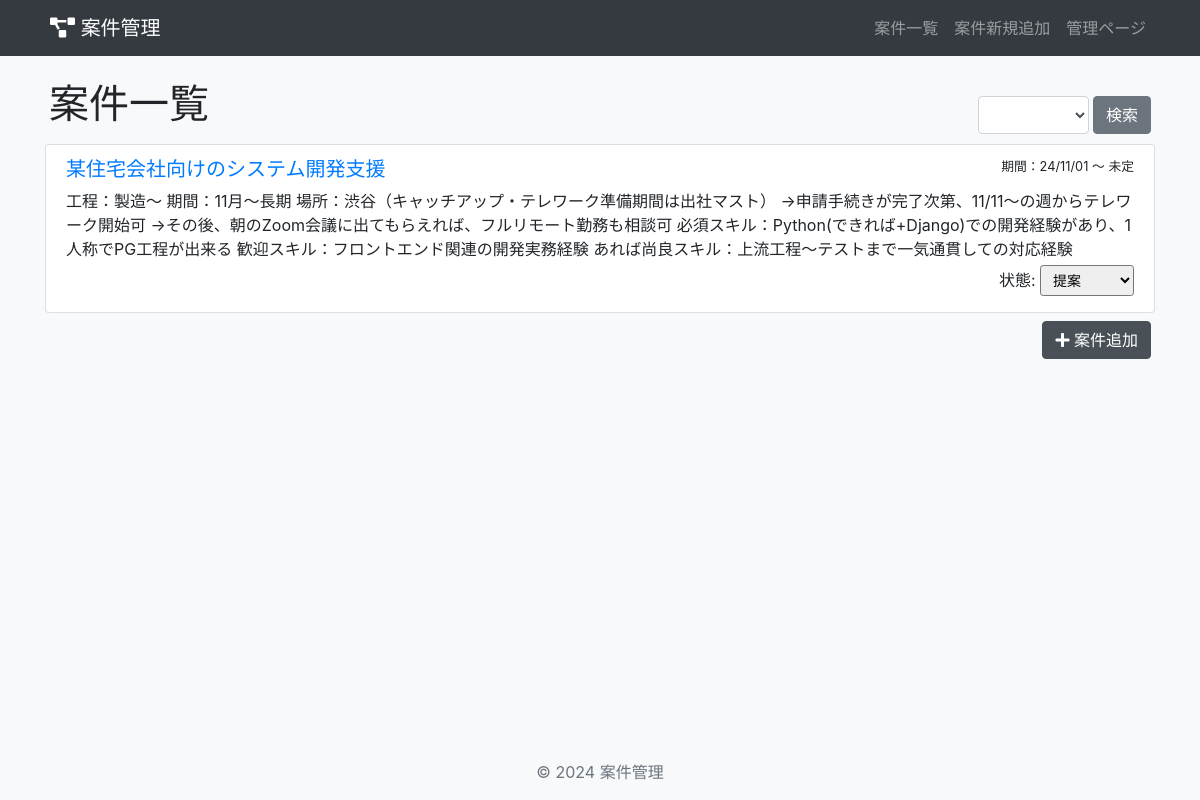
The app's page /project/, older data.
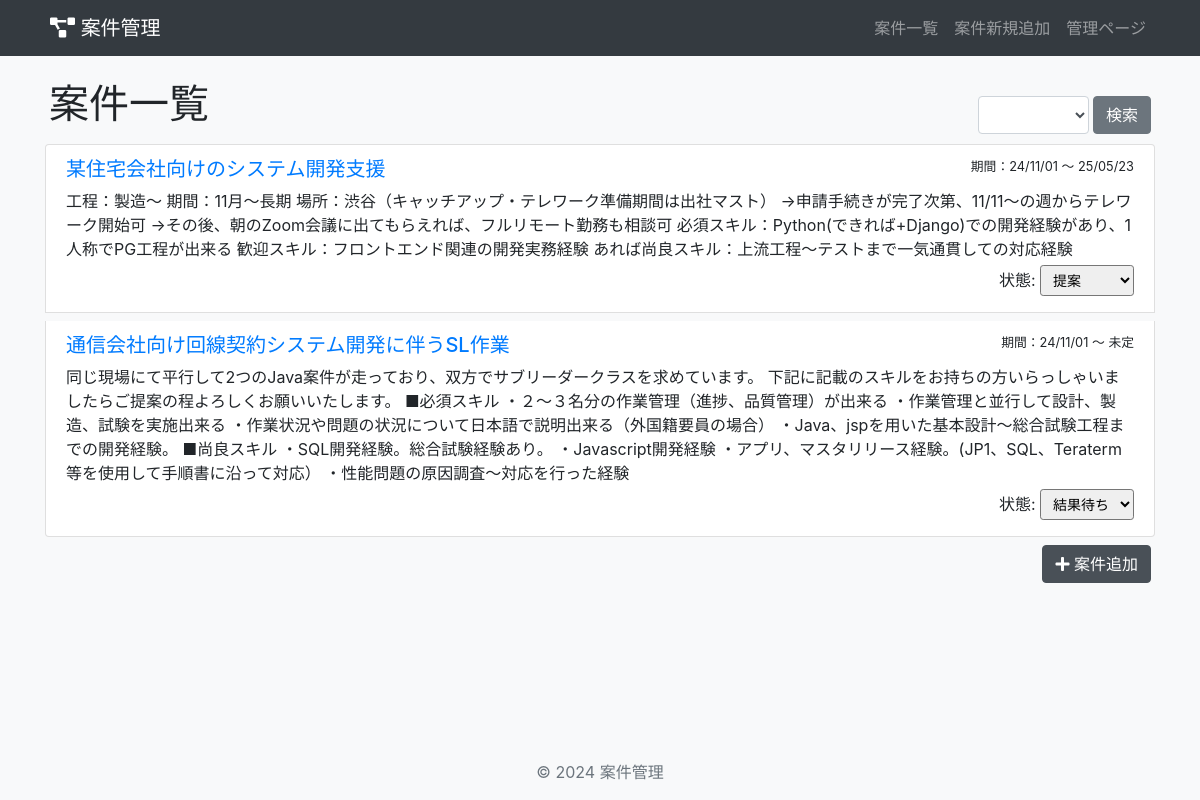
The same page, newer data.
### projects/models.py (models this page shows, shortened)
class Project(models.Model):
    name = models.CharField(max_length=200)  # プロジェクト名
    description = models.TextField()  # プロジェクトの説明
    must_skill = models.CharField(max_length=200, null=True, blank=True)  # 必須スキル（オプション）
    better_skill = models.CharField(max_length=200, null=True, blank=True)  # 尚可スキル（オプション）
    start_date = models.DateField()  # プロジェクト開始日
    end_date = models.DateField(null=True, blank=True)  # プロジェクト終了日（オプション）
    work_time = models.CharField(max_length=200, null=True, blank=True)  # 勤務時間（オプション）
    address = models.CharField(max_length=200, null=True, blank=True)  # 勤務場所
    status = models.CharField(max_length=20, choices=[  # プロジェクトの状態
        ('proposal', '提案'),
        ('ongoing', '進行中'),
        ('interview', '面談'),
        ('waiting', '結果待ち'),
        ('join', '確定'),
    ], default='proposal')
    content_match = models.IntegerField(
        validators=[MinValueValidator(1), MaxValueValidator(5)],
        null=True,
        blank=True,
        verbose_name="業務内容合致度"
    )
    environment_match = models.IntegerField(
        validators=[MinValueValidator(1), MaxValueValidator(5)],
        null=True,
        blank=True,
        verbose_name="就業環境合致度"
    )
    @property
    def status_choices(self):
        return self._meta.get_field('status').choices

### projects/views.py (the view)
# urls.py: path('', views.ProjectListView.as_view(), name='project_list'),
class ProjectListView(ListView):
    model = Project
    template_name = 'projects/project_list.html'
    context_object_name = 'projects'
    def get_queryset(self):
        queryset = super().get_queryset()
        status = self.request.GET.get('status')
        if status:
            queryset = queryset.filter(status=status)
        return queryset
    def get_context_data(self, **kwargs):
        context = super().get_context_data(**kwargs)
        context['status_choices'] = Project._meta.get_field('status').choices
        context['selected_status'] = self.request.GET.get('status', '')
        return context

### projects/templates/projects/project_list.html (shortened to what this page needs)
{% extends 'base.html' %}
{% block content %}
  <div class="row px-1">
    <h1 class="col-6 mb-3">案件一覧</h1>
    <div class="col-6 mt-3">
      <form method="get" class="form-inline justify-content-end">
        <select name="status" class="form-control mr-1">
          <option value=""></option>
          {% for value, label in status_choices %}
            <option value="{{ value }}" {% if value == selected_status %}selected{% endif %}>{{ label }}</option>
          {% endfor %}
        </select>
        <button type="submit" class="btn btn-secondary">検索</button>
      </form>
    </div>
  </div>
  <div class="list-group">
    {% for project in projects %}
      <div class="list-group-item mb-2">
        <div class="d-flex w-100 justify-content-between">
          <h5 class="mb-2">
            <a href="{% url 'project_detail' project.pk %}">{{ project.name }}</a>
          </h5>
          <small>期間：{{ project.start_date|date:"y/m/d" }} ～ {% if project.end_date %}{{ project.end_date|date:"y/m/d" }}{% else %}未定{% endif %}</small>
        </div>
        <p class="mb-1">{{ project.description|truncatewords:20 }}</p>
        <form class="status-form float-right" data-project-id="{{ project.pk }}">
          <label for="status-{{ project.pk }}">状態:</label>
          <select id="status-{{ project.pk }}" name="status" class="form-control-sm">
            {% for value, label in project.status_choices %}
              <option value="{{ value }}" {% if value == project.status %}selected{% endif %}>{{ label }}</option>
            {% endfor %}
          </select>
        </form>
      </div>
    {% empty %}
      <div class="list-group-item">
        <p>案件がありません。</p>
      </div>
    {% endfor %}
  </div>
  <div class="float-right mr-1">
    <a href="{% url 'project_create' %}" class="btn btn-primary">
      <i class="fas fa-plus"></i> 案件追加
    </a>
  </div>
{% endblock %}

Row changes from the older to the newer data that the page shows:
changed Project "某住宅会社向けのシステム開発支援": end_date (not shown) → "25/05/23"; no longer shows "未定"
added Project: name "通信会社向け回線契約システム開発に伴うSL作業", start_date "24/11/01", shows "未定", description "同じ現場にて平行して2つのJava案件が走っており、双方でサブリーダークラスを求めています。 下記に記載のスキルをお持ちの方いらっしゃいましたらご提案の程よろしくお願いいたします。 ■必須スキル ・２～３名分の作業管理（進捗、品質管理）が出来る ・作業管理と並行して設計、製造、試験を実施出来る ・作業状況や問題の状況について日本語で説明出来る（外国籍要員の場合） ・Java、jspを用いた基本設計～総合試験工程までの開発経験。 ■尚良スキル ・SQL開発経験。総合試験経験あり。 ・Javascript開発経験 ・アプリ、マスタリリース経験。(JP1、SQL、Teraterm等を使用して手順書に沿って対応） ・性能問題の原因調査～対応を行った経験", status "結果待ち"
